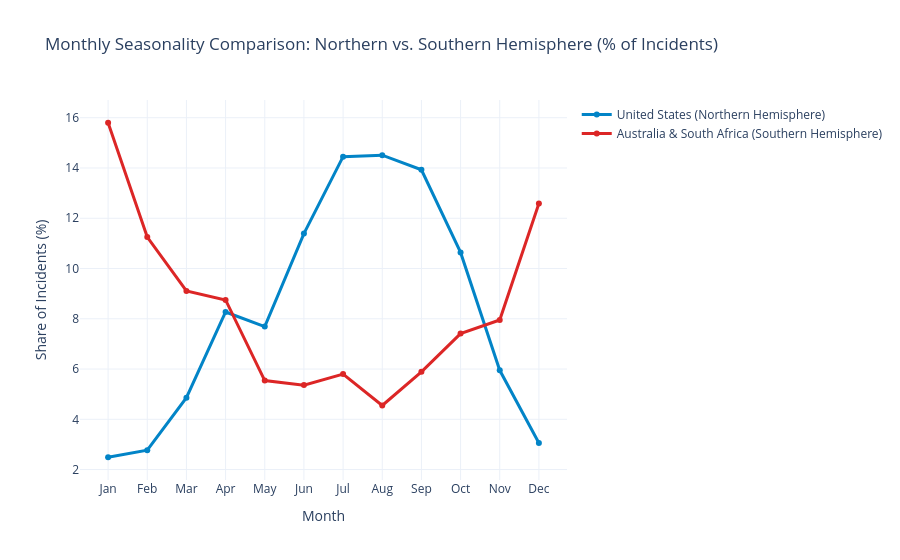

Write notebook code for a chart like this one.
### Markdown cell above
## Query 3 — Hemisphere Seasonality, Annual Forecast & Monthly Decomposition `[2 pts]`

### Indicator Explanation
- **Calculation:**
  1. Computed normalized monthly incident shares (%) separately for the **Northern Hemisphere** (`United States`) and **Southern Hemisphere** (`Australia` & `South Africa`).
  2. Aggregated complete annual counts (`ds`, `y`) from 1960 to 2017 (automatically excluding the partial 2018 cut-off year so Prophet trend estimation is not biased downward) and fit `Prophet(interval_width=0.95)` to forecast the next **5 years** (`yhat`, `yhat_lower`, `yhat_upper`).
  3. Fit a second **monthly Prophet model** (`yearly_seasonality=True`) to decompose the global series into its long-term trend and yearly seasonal cycle (Lab 7 pattern).
- **What it represents:** Quantifies how water temperature and beach tourism seasons drive monthly shark encounters, and projects expected global encounter volume with 95% confidence bounds.
- **Interpretation:**
  - Monthly peaks are **completely inverted** across hemispheres: US attacks surge in **July-September**, whereas Australia & South Africa peak in **December-March** (local summer).
  - Annual global counts grew steadily from ~40-60/year in the 1960s-1980s to ~105-120/year in the 2010s. Prophet projects a stabilized upward baseline of **112 to 118 annual incidents** over the next 5 years (95% CI roughly 67 to 163).

### Code cell
# Execute Query 3 temporal analysis and Prophet models
q3 = query_temporal_forecast(clean_sharks, forecast_years=5)

print('--- Monthly Seasonality Shares (%) ---')
display(q3['season_df'])
q3['fig_seasonality'].show()

### Figure 1 — Plotly figure (JSON) as saved in the notebook; plotly's stock layout.template omitted (floating-point values rounded to 4 significant figures)
{"data": [{"line": {"color": "#0284C7", "width": 3}, "mode": "lines+markers", "name": "United States (Northern Hemisphere)", "type": "scatter", "x": ["Jan", "Feb", "Mar", "Apr", "May", "Jun", "Jul", "Aug", "Sep", "Oct", "Nov", "Dec"], "y": [2.49, 2.77, 4.86, 8.27, 7.69, 11.39, 14.45, 14.51, 13.93, 10.64, 5.95, 3.06]}, {"line": {"color": "#DC2626", "width": 3}, "mode": "lines+markers", "name": "Australia & South Africa (Southern Hemisphere)", "type": "scatter", "x": ["Jan", "Feb", "Mar", "Apr", "May", "Jun", "Jul", "Aug", "Sep", "Oct", "Nov", "Dec"], "y": [15.8, 11.25, 9.11, 8.75, 5.54, 5.36, 5.8, 4.55, 5.89, 7.41, 7.95, 12.59]}], "layout": {"title": {"text": "Monthly Seasonality Comparison: Northern vs. Southern Hemisphere (% of Incidents)"}, "xaxis": {"title": {"text": "Month"}}, "yaxis": {"title": {"text": "Share of Incidents (%)"}}}}
